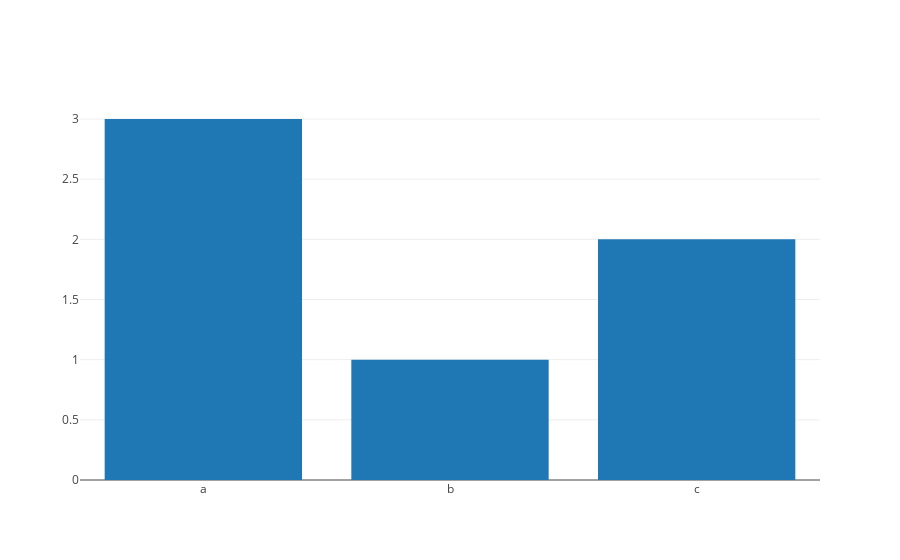

The notebook cell this image was saved under:
### Code cell
from plotly.offline import download_plotlyjs, init_notebook_mode, iplot
init_notebook_mode(connected=True)
from plotly import graph_objs 

data = [graph_objs.Bar(x=['a','b','c'], y=[3,1,2])]

iplot(data)

### Figure 1 — Plotly figure (JSON) as saved in the notebook; plotly's stock layout.template omitted (floating-point values rounded to 4 significant figures)
{"data": [{"type": "bar", "x": ["a", "b", "c"], "y": [3, 1, 2]}], "layout": {}}
